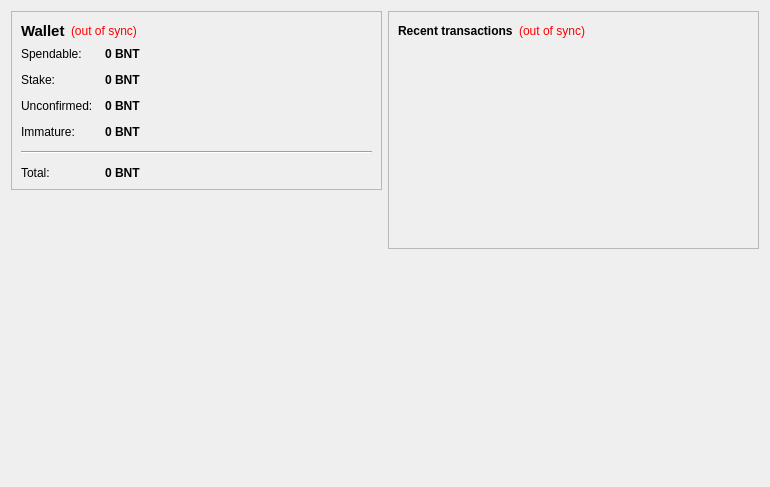
<?xml version="1.0" encoding="UTF-8"?>
<ui version="4.0">
 <class>OverviewPage</class>
 <widget class="QWidget" name="OverviewPage">
  <property name="geometry">
   <rect>
    <x>0</x>
    <y>0</y>
    <width>770</width>
    <height>487</height>
   </rect>
  </property>
  <property name="windowTitle">
   <string>Form</string>
  </property>
  <layout class="QHBoxLayout" name="horizontalLayout" stretch="1,1">
   <item>
    <layout class="QVBoxLayout" name="verticalLayout_2">
     <item>
      <widget class="QFrame" name="frame">
       <property name="frameShape">
        <enum>QFrame::StyledPanel</enum>
       </property>
       <property name="frameShadow">
        <enum>QFrame::Raised</enum>
       </property>
       <layout class="QVBoxLayout" name="verticalLayout_4">
        <item>
         <layout class="QHBoxLayout" name="horizontalLayout_4">
          <item>
           <widget class="QLabel" name="label_5">
            <property name="font">
             <font>
              <pointsize>11</pointsize>
              <weight>75</weight>
              <bold>true</bold>
             </font>
            </property>
            <property name="text">
             <string>Wallet</string>
            </property>
           </widget>
          </item>
          <item>
           <widget class="QLabel" name="labelWalletStatus">
            <property name="toolTip">
             <string>The displayed information may be out of date. Your wallet automatically synchronizes with the Bantam network after a connection is established, but this process has not completed yet.</string>
            </property>
            <property name="styleSheet">
             <string notr="true">QLabel { color: red; }</string>
            </property>
            <property name="text">
             <string notr="true">(out of sync)</string>
            </property>
            <property name="alignment">
             <set>Qt::AlignLeading|Qt::AlignLeft|Qt::AlignVCenter</set>
            </property>
           </widget>
          </item>
          <item>
           <spacer name="horizontalSpacer_2">
            <property name="orientation">
             <enum>Qt::Horizontal</enum>
            </property>
            <property name="sizeHint" stdset="0">
             <size>
              <width>40</width>
              <height>20</height>
             </size>
            </property>
           </spacer>
          </item>
         </layout>
        </item>
        <item>
         <layout class="QFormLayout" name="formLayout_2">
          <property name="fieldGrowthPolicy">
           <enum>QFormLayout::AllNonFixedFieldsGrow</enum>
          </property>
          <property name="horizontalSpacing">
           <number>12</number>
          </property>
          <property name="verticalSpacing">
           <number>12</number>
          </property>
          <item row="0" column="0">
           <widget class="QLabel" name="label">
            <property name="text">
             <string>Spendable:</string>
            </property>
           </widget>
          </item>
          <item row="0" column="1">
           <widget class="QLabel" name="labelBalance">
            <property name="font">
             <font>
              <weight>75</weight>
              <bold>true</bold>
             </font>
            </property>
            <property name="cursor">
             <cursorShape>IBeamCursor</cursorShape>
            </property>
            <property name="toolTip">
             <string>Your current spendable balance</string>
            </property>
            <property name="text">
             <string notr="true">0 BNT</string>
            </property>
            <property name="textInteractionFlags">
             <set>Qt::LinksAccessibleByMouse|Qt::TextSelectableByKeyboard|Qt::TextSelectableByMouse</set>
            </property>
           </widget>
          </item>
          <item row="1" column="0">
           <widget class="QLabel" name="label_6">
            <property name="text">
             <string>Stake:</string>
            </property>
           </widget>
          </item>
          <item row="1" column="1">
           <widget class="QLabel" name="labelStake">
            <property name="font">
             <font>
              <weight>75</weight>
              <bold>true</bold>
             </font>
            </property>
            <property name="cursor">
             <cursorShape>IBeamCursor</cursorShape>
            </property>
            <property name="toolTip">
             <string>Total of coins that was staked, and do not yet count toward the current balance</string>
            </property>
            <property name="text">
             <string notr="true">0 BNT</string>
            </property>
            <property name="textInteractionFlags">
             <set>Qt::LinksAccessibleByMouse|Qt::TextSelectableByKeyboard|Qt::TextSelectableByMouse</set>
            </property>
           </widget>
          </item>
          <item row="2" column="0">
           <widget class="QLabel" name="label_3">
            <property name="text">
             <string>Unconfirmed:</string>
            </property>
           </widget>
          </item>
          <item row="2" column="1">
           <widget class="QLabel" name="labelUnconfirmed">
            <property name="font">
             <font>
              <weight>75</weight>
              <bold>true</bold>
             </font>
            </property>
            <property name="cursor">
             <cursorShape>IBeamCursor</cursorShape>
            </property>
            <property name="toolTip">
             <string>Total of transactions that have yet to be confirmed, and do not yet count toward the current balance</string>
            </property>
            <property name="text">
             <string notr="true">0 BNT</string>
            </property>
            <property name="textInteractionFlags">
             <set>Qt::LinksAccessibleByMouse|Qt::TextSelectableByKeyboard|Qt::TextSelectableByMouse</set>
            </property>
           </widget>
          </item>
          <item row="3" column="0">
           <widget class="QLabel" name="labelImmatureText">
            <property name="text">
             <string>Immature:</string>
            </property>
           </widget>
          </item>
          <item row="3" column="1">
           <widget class="QLabel" name="labelImmature">
            <property name="font">
             <font>
              <weight>75</weight>
              <bold>true</bold>
             </font>
            </property>
            <property name="toolTip">
             <string>Mined balance that has not yet matured</string>
            </property>
            <property name="text">
             <string notr="true">0 BNT</string>
            </property>
            <property name="textInteractionFlags">
             <set>Qt::LinksAccessibleByMouse|Qt::TextSelectableByKeyboard|Qt::TextSelectableByMouse</set>
            </property>
           </widget>
          </item>
          <item row="4" column="0" colspan="2">
           <widget class="Line" name="line">
            <property name="orientation">
             <enum>Qt::Horizontal</enum>
            </property>
           </widget>
          </item>
          <item row="5" column="0">
           <widget class="QLabel" name="labelTotalText">
            <property name="text">
             <string>Total:</string>
            </property>
           </widget>
          </item>
          <item row="5" column="1">
           <widget class="QLabel" name="labelTotal">
            <property name="font">
             <font>
              <weight>75</weight>
              <bold>true</bold>
             </font>
            </property>
            <property name="cursor">
             <cursorShape>IBeamCursor</cursorShape>
            </property>
            <property name="toolTip">
             <string>Your current total balance</string>
            </property>
            <property name="text">
             <string notr="true">0 BNT</string>
            </property>
            <property name="textInteractionFlags">
             <set>Qt::LinksAccessibleByMouse|Qt::TextSelectableByKeyboard|Qt::TextSelectableByMouse</set>
            </property>
           </widget>
          </item>
         </layout>
        </item>
       </layout>
      </widget>
     </item>
     <item>
      <spacer name="verticalSpacer">
       <property name="orientation">
        <enum>Qt::Vertical</enum>
       </property>
       <property name="sizeHint" stdset="0">
        <size>
         <width>20</width>
         <height>40</height>
        </size>
       </property>
      </spacer>
     </item>
     <item>
      <widget class="QLabel" name="label_2">
       <property name="autoFillBackground">
        <bool>true</bool>
       </property>
       <property name="text">
        <string/>
       </property>
       <property name="pixmap">
        <pixmap resource="../bitcoin.qrc">:/icons/drmbg</pixmap>
       </property>
       <property name="scaledContents">
        <bool>false</bool>
       </property>
       <property name="margin">
        <number>0</number>
       </property>
      </widget>
     </item>
    </layout>
   </item>
   <item>
    <layout class="QVBoxLayout" name="verticalLayout_3">
     <item>
      <widget class="QFrame" name="frame_2">
       <property name="frameShape">
        <enum>QFrame::StyledPanel</enum>
       </property>
       <property name="frameShadow">
        <enum>QFrame::Raised</enum>
       </property>
       <layout class="QVBoxLayout" name="verticalLayout">
        <item>
         <layout class="QHBoxLayout" name="horizontalLayout_2">
          <item>
           <widget class="QLabel" name="label_4">
            <property name="text">
             <string>&lt;b&gt;Recent transactions&lt;/b&gt;</string>
            </property>
           </widget>
          </item>
          <item>
           <widget class="QLabel" name="labelTransactionsStatus">
            <property name="toolTip">
             <string>The displayed information may be out of date. Your wallet automatically synchronizes with the Bantam network after a connection is established, but this process has not completed yet.</string>
            </property>
            <property name="styleSheet">
             <string notr="true">QLabel { color: red; }</string>
            </property>
            <property name="text">
             <string notr="true">(out of sync)</string>
            </property>
            <property name="alignment">
             <set>Qt::AlignRight|Qt::AlignTrailing|Qt::AlignVCenter</set>
            </property>
           </widget>
          </item>
          <item>
           <spacer name="horizontalSpacer">
            <property name="orientation">
             <enum>Qt::Horizontal</enum>
            </property>
            <property name="sizeHint" stdset="0">
             <size>
              <width>40</width>
              <height>20</height>
             </size>
            </property>
           </spacer>
          </item>
         </layout>
        </item>
        <item>
         <widget class="QListView" name="listTransactions">
          <property name="styleSheet">
           <string notr="true">QListView { background: transparent; }</string>
          </property>
          <property name="frameShape">
           <enum>QFrame::NoFrame</enum>
          </property>
          <property name="verticalScrollBarPolicy">
           <enum>Qt::ScrollBarAlwaysOff</enum>
          </property>
          <property name="horizontalScrollBarPolicy">
           <enum>Qt::ScrollBarAlwaysOff</enum>
          </property>
          <property name="selectionMode">
           <enum>QAbstractItemView::NoSelection</enum>
          </property>
         </widget>
        </item>
       </layout>
      </widget>
     </item>
     <item>
      <spacer name="verticalSpacer_2">
       <property name="orientation">
        <enum>Qt::Vertical</enum>
       </property>
       <property name="sizeHint" stdset="0">
        <size>
         <width>20</width>
         <height>40</height>
        </size>
       </property>
      </spacer>
     </item>
    </layout>
   </item>
  </layout>
 </widget>
 <resources/>
 <connections/>
</ui>
